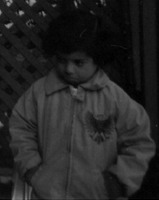
#> input picture Pertemuan 2/WhatsApp Image 2024-03-20 at 13.59.42_9387d6fe.jpg, 159 x 200 px, given in place of capture.png, which was not available
$ jupyter execute HiLoPassFilter.ipynb   (text cells are left out)
#> lines starting #> are read from the running program, lines starting #| are printed output that depends on the picture; after the words box and inside, x2 and y2 are one past the last pixel; in counts of white or black regions, pixels touching at a corner belong together; pictures that were not available may be replaced by others from this repository, and a replacement may not be noted
[cell 1]
#pustaka yang dibutuhkan
import cv2
import numpy as np
import matplotlib.pyplot as plt
from google.colab.patches import cv2_imshow
from google.colab import files

[cell 2]
#upload citra yang akan diolah
uplot = files.upload()
#> the answer given: WhatsApp Image 2024-03-20 at 13.59.42_9387d6fe.jpg

[cell 3]
#membaca citra yang akan diolah
citra = cv2.imread('capture.png')
#> citra is the input picture: shape (200, 159, 3); min 0, max 146, mean 36.2

[cell 4]
f = cv2.cvtColor(citra, cv2.COLOR_BGR2GRAY)

[cell 5]
plt.figure(figsize = (3,3))
plt.imshow(f, cmap='gray')
plt.axis('off')
plt.show()

[cell 6]
print(f.shape)
#| (200, 159)

[cell 7]
#mengubah citra ke frekuensi/spektrum
F = np.fft.fft2(f)

plt.figure(figsize = (3,3))
plt.imshow(np.log1p(np.abs(F)),cmap='gray')
plt.axis('off')
plt.show()
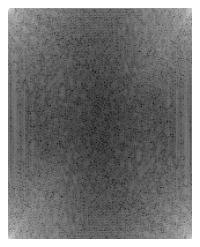
#> figure drawn by matplotlib, 1 panel

[cell 8]
#sentralisasi

Fshift = np.fft.fftshift(F)

plt.figure(figsize = (3,3))
plt.imshow(np.log1p(np.abs(Fshift)), cmap='gray')
plt.axis('off')
plt.show()
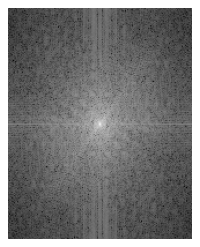
#> figure drawn by matplotlib, 1 panel

[cell 9]
# Ideal Low pass filter

M,N = f.shape
#> M = 200; N = 159
L = np.zeros((M,N), dtype=np.float32)
D0 = 30
for u in range(M):
    for v in range(N):
        D = np.sqrt((u-M/2)**2 + (v-N/2)**2)
        if D <= D0:
            L[u,v] = 1
        else:
            L[u,v] = 0
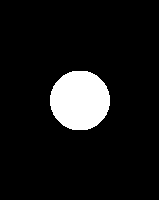
#> L: shape (200, 159) float32; values 0 (black) and 1 (white), 8.9% white; 1 white region, box (x1, y1, x2, y2) and area: (50, 71, 110, 130) 2820

plt.figure(figsize = (3,3))
plt.imshow(L, cmap='gray')
plt.axis('off')
plt.show()

[cell 10]
# aplikasi Ideal Low pass filter ke citra

Gshift = Fshift * L

plt.figure(figsize = (3,3))
plt.imshow(np.log1p(np.abs(Gshift)),cmap='gray')
plt.axis('off')
plt.show()
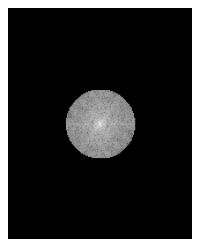
#> figure drawn by matplotlib, 1 panel

[cell 11]
# desentralisasi (Inverse Fourier Transform)

G = np.fft.ifftshift(Gshift)

plt.figure(figsize = (3,3))
plt.imshow(np.log1p(np.abs(G)),cmap='gray')
plt.axis('off')
plt.show()
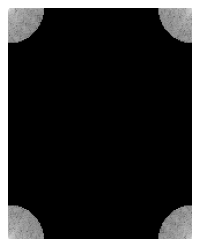
#> figure drawn by matplotlib, 1 panel

[cell 12]
#mengubah frekuensi ke citra

g = np.abs(np.fft.ifft2(G))

plt.figure(figsize = (3,3))
plt.imshow(g, cmap='gray')
plt.axis('off')
plt.show()

[cell 13]
plt.subplot(1, 2, 1)
plt.title("Citra Asal")
plt.imshow(f,cmap='gray')
plt.axis('off')

plt.subplot(1, 2, 2)
plt.title("Citra Hasil")
plt.imshow(g,cmap='gray')
plt.axis('off');

[cell 14]
H = 1 - L
#Filter Highpass merupakan kebalikan filter Lowpass

#desentralisasi
Fshift = np.fft.fftshift(F)

#aplikasi Ideal High Pass Filtering ke citra
Gshift = Fshift * H

#desentralisasi
G = np.fft.ifftshift(Gshift)

#mengembalikan spektrum ke bentuk citra
g = np.abs(np.fft.ifft2(G))
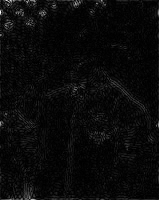
#> g: shape (200, 159) float64; min 0.00397, max 72.13, mean 2.9; drawn with min black and max white

[cell 15]
FS = np.log1p(np.abs(Fshift))
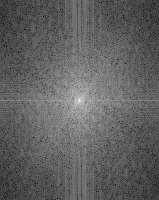
#> FS: shape (200, 159) float64; min 1.18, max 13.96, mean 6.05; drawn with min black and max white
GS = np.log1p(np.abs(Gshift))
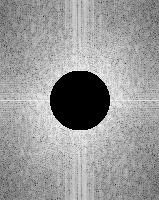
#> GS: shape (200, 159) float64; min 0, max 8.86, mean 5.31; drawn with min black and max white
G = np.log1p(np.abs(G))
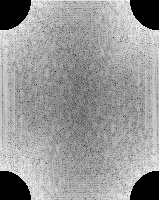
#> G: shape (200, 159) float64; min 0, max 8.86, mean 5.31; drawn with min black and max white

[cell 16]
citra = [f, H, FS, GS, G, g]
judul = ['Citra Semula', 'Spektrum','Sentralisasi', 'Konvolusi', 'Desentralisasi', 'Hasil']

plt.figure(figsize=(12,5))

for i in range(6):
    plt.subplot(2,3,i+1),plt.imshow(np.log(1+np.abs(citra[i])),'gray')
    plt.title(judul[i]), plt.xticks([]), plt.yticks([]);
plt.show();
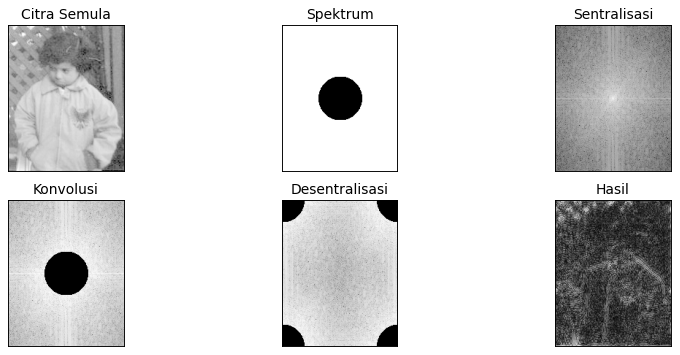
#> figure drawn by matplotlib, 6 panels

$ run again, on Pertemuan 7/WhatsApp Image 2024-05-08 at 13.17.00_079902fb.jpg
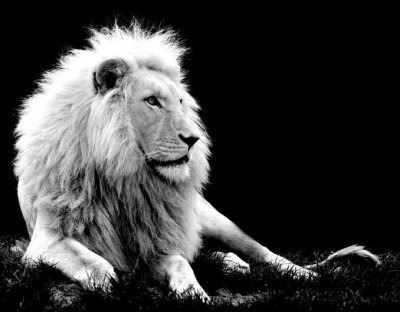
#> input picture Pertemuan 7/WhatsApp Image 2024-05-08 at 13.17.00_079902fb.jpg, 400 x 312 px, given in place of capture.png, which was not available
#> citra is the input picture: shape (312, 400, 3); min 0, max 255, mean 59.4
#| (312, 400)
#> after the loop `for u in range(M):`:
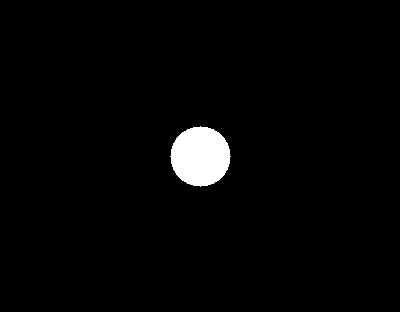
#> L: shape (312, 400) float32; values 0 (black) and 1 (white), 2.3% white; 1 white region, box (x1, y1, x2, y2) and area: (170, 126, 231, 187) 2821
#> `G = np.log1p(np.abs(G))`:
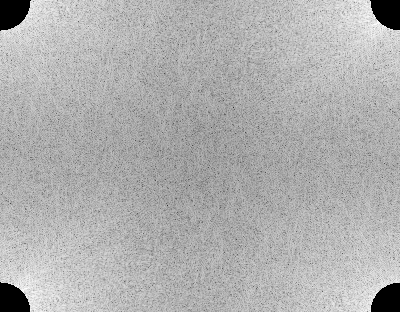
#> G: shape (312, 400) float64; min 0, max 11.23, mean 7.75; drawn with min black and max white
